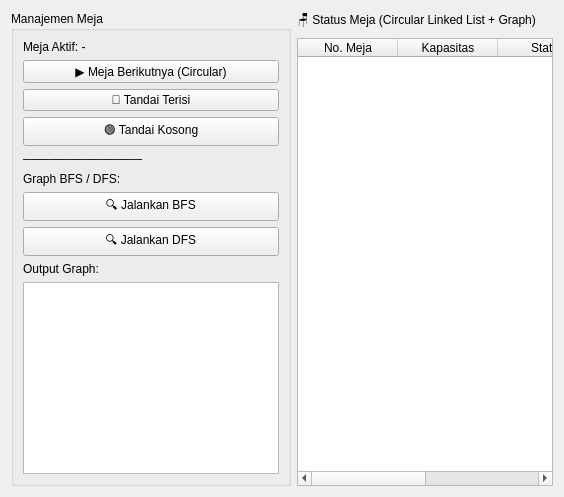
      <widget class="QWidget" name="tableTab">
       <attribute name="title">
        <string>🪑 Meja</string>
       </attribute>
       <layout class="QHBoxLayout" name="tableLayout">
        <item>
         <widget class="QGroupBox" name="tableCtrlBox">
          <property name="title">
           <string>Manajemen Meja</string>
          </property>
          <layout class="QVBoxLayout" name="tableCtrlLayout">
           <item>
            <widget class="QLabel" name="lblCurrentTable">
             <property name="text">
              <string>Meja Aktif: -</string>
             </property>
            </widget>
           </item>
           <item>
            <widget class="QPushButton" name="btnNextTable">
             <property name="text">
              <string>▶ Meja Berikutnya (Circular)</string>
             </property>
            </widget>
           </item>
           <item>
            <widget class="QPushButton" name="btnOccupyTable">
             <property name="text">
              <string>🔴 Tandai Terisi</string>
             </property>
            </widget>
           </item>
           <item>
            <widget class="QPushButton" name="btnFreeTable">
             <property name="text">
              <string>🟢 Tandai Kosong</string>
             </property>
            </widget>
           </item>
           <item>
            <widget class="QLabel" name="lblTableSep">
             <property name="text">
              <string>──────────────</string>
             </property>
            </widget>
           </item>
           <item>
            <widget class="QLabel" name="lblGraphTitle">
             <property name="text">
              <string>Graph BFS / DFS:</string>
             </property>
            </widget>
           </item>
           <item>
            <widget class="QPushButton" name="btnRunBFS">
             <property name="text">
              <string>🔍 Jalankan BFS</string>
             </property>
            </widget>
           </item>
           <item>
            <widget class="QPushButton" name="btnRunDFS">
             <property name="text">
              <string>🔍 Jalankan DFS</string>
             </property>
            </widget>
           </item>
           <item>
            <widget class="QLabel" name="lblGraphOutput">
             <property name="text">
              <string>Output Graph:</string>
             </property>
            </widget>
           </item>
           <item>
            <widget class="QTextEdit" name="graphDisplay">
             <property name="readOnly">
              <bool>true</bool>
             </property>
            </widget>
           </item>
           <item>
            <spacer name="tableCtrlSpacer">
             <property name="orientation">
              <enum>Qt::Orientation::Vertical</enum>
             </property>
             <property name="sizeHint" stdset="0">
              <size>
               <width>0</width>
               <height>0</height>
              </size>
             </property>
            </spacer>
           </item>
          </layout>
         </widget>
        </item>
        <item>
         <layout class="QVBoxLayout" name="tableRightLayout">
          <item>
           <widget class="QLabel" name="lblTableGridTitle">
            <property name="text">
             <string>🪑 Status Meja (Circular Linked List + Graph)</string>
            </property>
           </widget>
          </item>
          <item>
           <widget class="QTableWidget" name="tableDisplay">
            <property name="editTriggers">
             <set>QAbstractItemView::EditTrigger::NoEditTriggers</set>
            </property>
            <property name="alternatingRowColors">
             <bool>true</bool>
            </property>
            <column>
             <property name="text">
              <string>No. Meja</string>
             </property>
            </column>
            <column>
             <property name="text">
              <string>Kapasitas</string>
             </property>
            </column>
            <column>
             <property name="text">
              <string>Status</string>
             </property>
            </column>
            <column>
             <property name="text">
              <string>Order ID</string>
             </property>
            </column>
           </widget>
          </item>
         </layout>
        </item>
       </layout>
      </widget>
